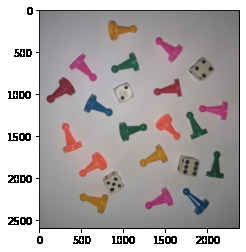
#> input picture assets/images/fichas.png, 246 x 252 px, found by its file name
$ python dilatacion_1.py
#> lines starting #> are read from the running program, lines starting #| are printed output that depends on the picture; after the words box and inside, x2 and y2 are one past the last pixel; in counts of white or black regions, pixels touching at a corner belong together
#Cargando librerías
import cv2 # OpenCV para computer vision
import numpy as np # Para cálculo de matrices
import matplotlib.pyplot as plt #Para graficar
import os #Habilita el manejo de directorios

#Leyendo imagen de entrada
Ruta = r'/home/felipeqg/Documents/Vision-Artificial/assets/images/fichas.png' #Ubicación de la imagen desde el google drive
Imagen = cv2.imread(Ruta)#Lee
#> Imagen is the input picture: shape (252, 246, 3); mean B, G, R 169.6, 169.7, 175.6
print('Mostrando imagen de entrada')
plt.imshow(Imagen[:,:,[2,1,0]].astype('uint8'),vmin=0, vmax=255) #Muestra
plt.show()
print('')

#Extracción de canales en HSV
Imagen_hsv = cv2.cvtColor(Imagen,cv2.COLOR_BGR2HSV)
#> Imagen_hsv: shape (252, 246, 3); mean H, S, V 54.1, 17.2, 177.1
Hue=Imagen_hsv[:,:,0]
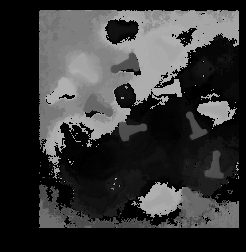
#> Hue: shape (252, 246); min 0, max 179, mean 54.1
Saturation=Imagen_hsv[:,:,1]
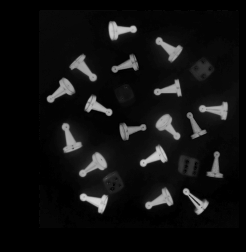
#> Saturation: shape (252, 246); min 0, max 212, mean 17.2
Value=Imagen_hsv[:,:,2]
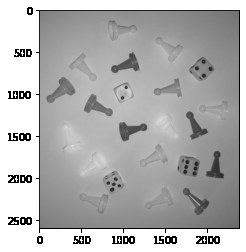
#> Value: shape (252, 246); min 0, max 255, mean 177.1
#Extracción de canales en RGB
#Imagen=Imagen[:,:,[2,1,0]]#Organiza
Rojo=Imagen[:,:,2]
Verde=Imagen[:,:,1]
Azul=Imagen[:,:,0]
Gris=cv2.cvtColor(Imagen, cv2.COLOR_BGR2GRAY)
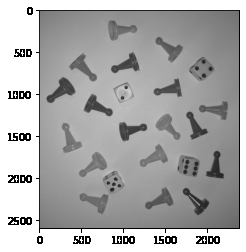
#> Gris: shape (252, 246); min 0, max 255, mean 171.4

[Fl, Cl, Ch]=Imagen.shape
#> Fl = 252; Cl = 246; Ch = 3
#Buscando fichas amarilla
Bin_Fichas_Amarillas =np.zeros((Fl,Cl))
Bin_Fichas_Amarillas = (Hue < 20)*(Hue > 10)*(Saturation > 130)
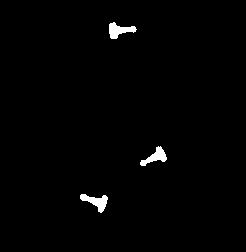
#> Bin_Fichas_Amarillas: shape (252, 246) bool; 1.2% white; 3 white regions, box (x1, y1, x2, y2) and area: (80, 194, 108, 213) 247, (109, 22, 137, 39) 244, (140, 146, 167, 166) 227
#Organizando resultado
Resultado_Fichas_Am = np.zeros((Fl,Cl,Ch))
Resultado_Fichas_Am[:,:,0]=Imagen[:,:,0]*Bin_Fichas_Amarillas
Resultado_Fichas_Am[:,:,1]=Imagen[:,:,1]*Bin_Fichas_Amarillas
Resultado_Fichas_Am[:,:,2]=Imagen[:,:,2]*Bin_Fichas_Amarillas
print('Imprimiendo resultado de segmentación')
fig2, (axs1,axs2,axs3) =plt.subplots(1, 3)
axs1.imshow(Imagen[:,:,[2,1,0]].astype('uint8'),vmin=0, vmax=255)
axs1.set_title('Original')
axs2.imshow(Bin_Fichas_Amarillas.astype('uint8'),vmin=0, vmax=1,cmap='gray')
axs2.set_title('Máscara')
axs3.imshow(Resultado_Fichas_Am[:,:,[2,1,0]].astype('uint8'),vmin=0, vmax=255)
axs3.set_title('Resultado')
plt.show()
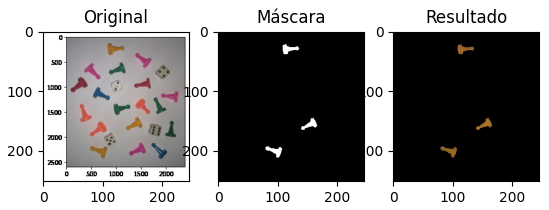
#> figure drawn by matplotlib, 3 panels
print('')


###################   PROCESO PARA DILATACIÓN   ####################

#Se crea kernel de procesamiento
kernel = cv2.getStructuringElement(cv2.MORPH_CROSS,(10,10))
dilated = cv2.dilate(Bin_Fichas_Amarillas.astype('uint8'),kernel)
#> dilated: shape (252, 246); values 0 (black) and 1 (white), 2.8% white; 3 white regions, box (x1, y1, x2, y2) and area: (76, 190, 113, 218) 594, (105, 18, 142, 44) 579, (136, 142, 172, 171) 559

#Armando resultado
Resultado_Fichas_Am2 = np.zeros((Fl,Cl,Ch))
Resultado_Fichas_Am2[:,:,0]=Imagen[:,:,0]*dilated
Resultado_Fichas_Am2[:,:,1]=Imagen[:,:,1]*dilated
Resultado_Fichas_Am2[:,:,2]=Imagen[:,:,2]*dilated

print('Imprimiendo resultado de dilatación')
fig2, (axs1,axs2,axs3,axs4) =plt.subplots(1, 4,figsize=(10,10))
axs1.imshow(Bin_Fichas_Amarillas.astype('uint8'),vmin=0, vmax=1,cmap='gray')
axs1.set_title('Máscara 1')
axs2.imshow(Resultado_Fichas_Am[:,:,[2,1,0]].astype('uint8'),vmin=0, vmax=255)
axs2.set_title('Resultado 1')
axs3.imshow(dilated.astype('uint8'),vmin=0, vmax=1,cmap='gray')
axs3.set_title('Máscara 2')
axs4.imshow(Resultado_Fichas_Am2[:,:,[2,1,0]].astype('uint8'),vmin=0, vmax=255)
axs4.set_title('Resultado 2')
plt.show()
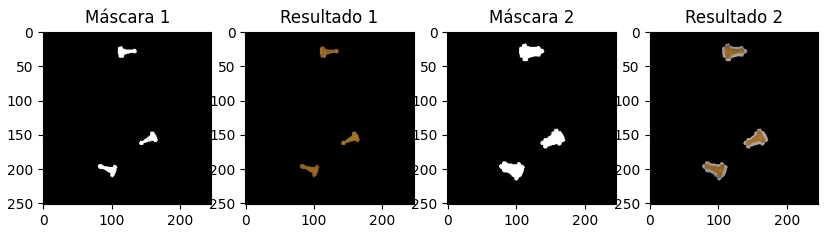
#> figure drawn by matplotlib, 4 panels
print('')

$ run again, with assets/images/2_OR.png copied over assets/images/fichas.png
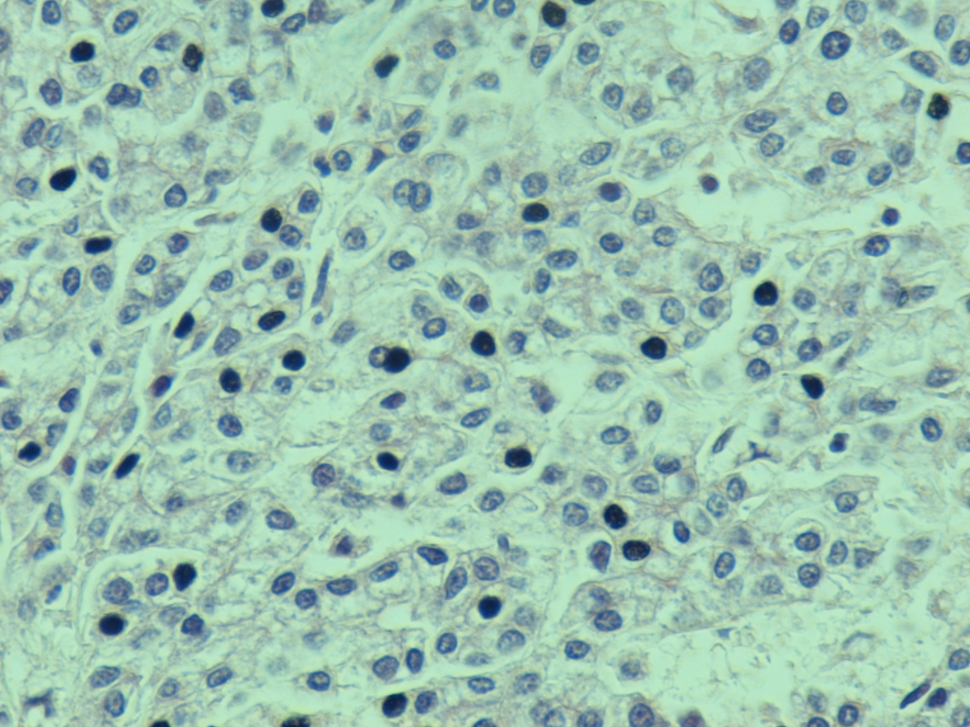
#> input picture assets/images/2_OR.png, 970 x 727 px, shrunk from 1280 x 960 before the run, found by its file name
#> Imagen is the input picture: shape (727, 970, 3); mean B, G, R 175.8, 193.6, 156.4
#> Imagen_hsv: shape (727, 970, 3); mean H, S, V 75, 54.7, 196.6
#> `Azul=Imagen[:,:,0]`:
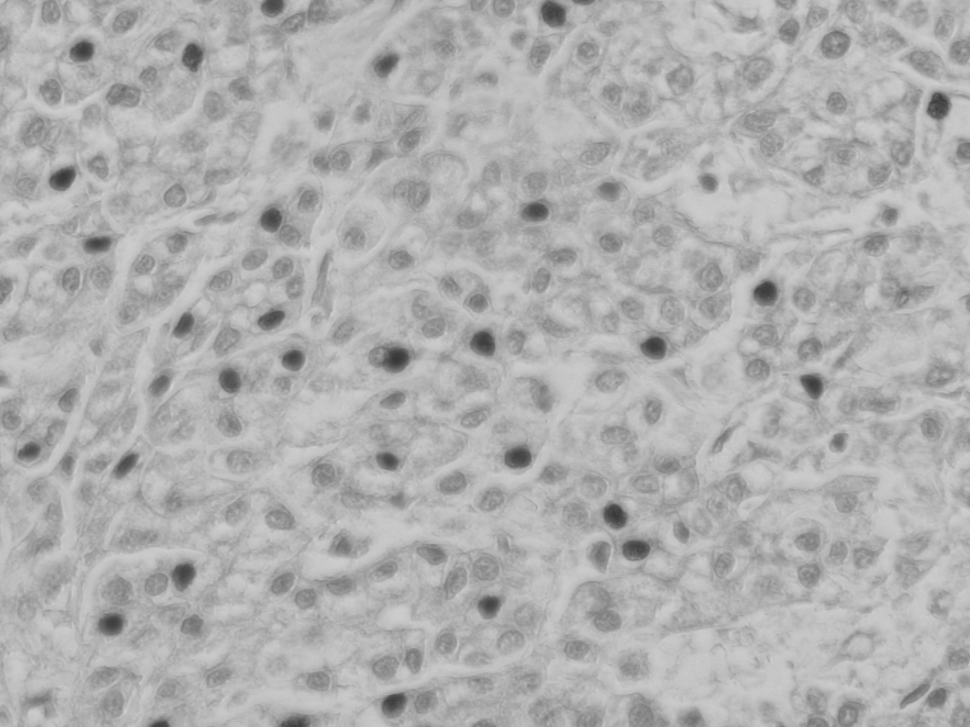
#> Azul: shape (727, 970); min 53, max 210, mean 175.8
#> Bin_Fichas_Amarillas: shape (727, 970) bool; every value is 0
#> Resultado_Fichas_Am: shape (727, 970, 3) float64; every value is 0
#> `plt.show()`:
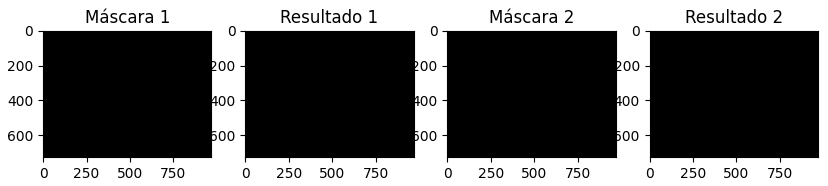
#> figure drawn by matplotlib, 4 panels
